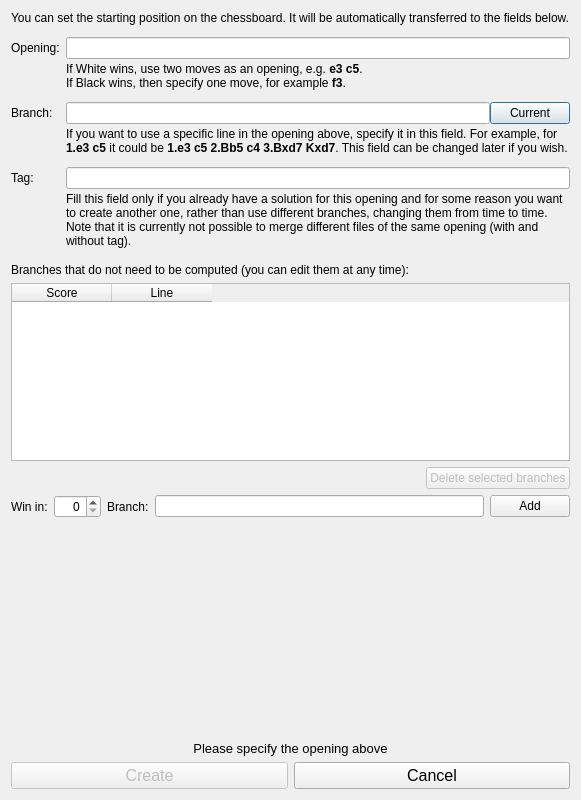
<?xml version="1.0" encoding="UTF-8"?>
<ui version="4.0">
 <class>SolutionDialog</class>
 <widget class="QDialog" name="SolutionDialog">
  <property name="windowModality">
   <enum>Qt::WindowModal</enum>
  </property>
  <property name="geometry">
   <rect>
    <x>0</x>
    <y>0</y>
    <width>537</width>
    <height>800</height>
   </rect>
  </property>
  <property name="minimumSize">
   <size>
    <width>0</width>
    <height>800</height>
   </size>
  </property>
  <property name="windowTitle">
   <string>Create a new solution</string>
  </property>
  <property name="modal">
   <bool>true</bool>
  </property>
  <layout class="QVBoxLayout" name="verticalLayout">
   <item>
    <widget class="QLabel" name="label_4">
     <property name="text">
      <string>You can set the starting position on the chessboard. It will be automatically transferred to the fields below.</string>
     </property>
     <property name="textFormat">
      <enum>Qt::AutoText</enum>
     </property>
    </widget>
   </item>
   <item>
    <spacer name="verticalSpacer_11">
     <property name="orientation">
      <enum>Qt::Vertical</enum>
     </property>
     <property name="sizeType">
      <enum>QSizePolicy::Fixed</enum>
     </property>
     <property name="sizeHint" stdset="0">
      <size>
       <width>20</width>
       <height>6</height>
      </size>
     </property>
    </spacer>
   </item>
   <item>
    <layout class="QFormLayout" name="formLayout">
     <property name="verticalSpacing">
      <number>3</number>
     </property>
     <property name="topMargin">
      <number>0</number>
     </property>
     <item row="0" column="0">
      <widget class="QLabel" name="label">
       <property name="text">
        <string>Opening:</string>
       </property>
      </widget>
     </item>
     <item row="0" column="1">
      <widget class="QLineEdit" name="line_Opening">
       <property name="maxLength">
        <number>50</number>
       </property>
      </widget>
     </item>
     <item row="1" column="1">
      <widget class="QLabel" name="label_Opening">
       <property name="sizePolicy">
        <sizepolicy hsizetype="Minimum" vsizetype="Minimum">
         <horstretch>0</horstretch>
         <verstretch>0</verstretch>
        </sizepolicy>
       </property>
       <property name="text">
        <string>If White wins, use two moves as an opening, e.g. &lt;b&gt;e3 c5&lt;/b&gt;.&lt;br&gt;If Black wins, then specify one move, for example &lt;b&gt;f3&lt;/b&gt;.</string>
       </property>
       <property name="textFormat">
        <enum>Qt::RichText</enum>
       </property>
       <property name="wordWrap">
        <bool>true</bool>
       </property>
      </widget>
     </item>
     <item row="2" column="1">
      <spacer name="verticalSpacer_2">
       <property name="orientation">
        <enum>Qt::Vertical</enum>
       </property>
       <property name="sizeHint" stdset="0">
        <size>
         <width>20</width>
         <height>6</height>
        </size>
       </property>
      </spacer>
     </item>
     <item row="3" column="0">
      <widget class="QLabel" name="label_2">
       <property name="text">
        <string>Branch:</string>
       </property>
      </widget>
     </item>
     <item row="4" column="1">
      <widget class="QLabel" name="label_Branch">
       <property name="text">
        <string>&lt;html&gt;&lt;head/&gt;&lt;body&gt;&lt;p&gt;If you want to use a specific line in the opening above, specify it in this field. For example, for &lt;span style=&quot; font-weight:600;&quot;&gt;1.e3 c5&lt;/span&gt; it could be &lt;span style=&quot; font-weight:600;&quot;&gt;1.e3 c5 2.Bb5 c4 3.Bxd7 Kxd7&lt;/span&gt;. This field can be changed later if you wish.&lt;/p&gt;&lt;/body&gt;&lt;/html&gt;</string>
       </property>
       <property name="textFormat">
        <enum>Qt::RichText</enum>
       </property>
       <property name="wordWrap">
        <bool>true</bool>
       </property>
      </widget>
     </item>
     <item row="5" column="1">
      <spacer name="verticalSpacer_3">
       <property name="orientation">
        <enum>Qt::Vertical</enum>
       </property>
       <property name="sizeHint" stdset="0">
        <size>
         <width>20</width>
         <height>6</height>
        </size>
       </property>
      </spacer>
     </item>
     <item row="6" column="0">
      <widget class="QLabel" name="label_3">
       <property name="text">
        <string>Tag:</string>
       </property>
      </widget>
     </item>
     <item row="6" column="1">
      <widget class="QLineEdit" name="line_Tag">
       <property name="maxLength">
        <number>20</number>
       </property>
      </widget>
     </item>
     <item row="7" column="1">
      <widget class="QLabel" name="label_Tag">
       <property name="text">
        <string>Fill this field only if you already have a solution for this opening and for some reason you want to create another one, rather than use different branches, changing them from time to time. Note that it is currently not possible to merge different files of the same opening (with and without tag).</string>
       </property>
       <property name="textFormat">
        <enum>Qt::RichText</enum>
       </property>
       <property name="wordWrap">
        <bool>true</bool>
       </property>
      </widget>
     </item>
     <item row="8" column="1">
      <spacer name="verticalSpacer_4">
       <property name="orientation">
        <enum>Qt::Vertical</enum>
       </property>
       <property name="sizeHint" stdset="0">
        <size>
         <width>20</width>
         <height>6</height>
        </size>
       </property>
      </spacer>
     </item>
     <item row="1" column="0">
      <spacer name="verticalSpacer_5">
       <property name="orientation">
        <enum>Qt::Vertical</enum>
       </property>
       <property name="sizeHint" stdset="0">
        <size>
         <width>20</width>
         <height>1</height>
        </size>
       </property>
      </spacer>
     </item>
     <item row="4" column="0">
      <spacer name="verticalSpacer_6">
       <property name="orientation">
        <enum>Qt::Vertical</enum>
       </property>
       <property name="sizeHint" stdset="0">
        <size>
         <width>20</width>
         <height>1</height>
        </size>
       </property>
      </spacer>
     </item>
     <item row="7" column="0">
      <spacer name="verticalSpacer_7">
       <property name="orientation">
        <enum>Qt::Vertical</enum>
       </property>
       <property name="sizeHint" stdset="0">
        <size>
         <width>20</width>
         <height>40</height>
        </size>
       </property>
      </spacer>
     </item>
     <item row="2" column="0">
      <spacer name="verticalSpacer_8">
       <property name="orientation">
        <enum>Qt::Vertical</enum>
       </property>
       <property name="sizeHint" stdset="0">
        <size>
         <width>20</width>
         <height>1</height>
        </size>
       </property>
      </spacer>
     </item>
     <item row="5" column="0">
      <spacer name="verticalSpacer_9">
       <property name="orientation">
        <enum>Qt::Vertical</enum>
       </property>
       <property name="sizeHint" stdset="0">
        <size>
         <width>20</width>
         <height>1</height>
        </size>
       </property>
      </spacer>
     </item>
     <item row="3" column="1">
      <layout class="QHBoxLayout" name="horizontalLayout_4">
       <property name="topMargin">
        <number>0</number>
       </property>
       <item>
        <widget class="QLineEdit" name="line_Branch">
         <property name="maxLength">
          <number>500</number>
         </property>
        </widget>
       </item>
       <item>
        <widget class="QPushButton" name="btn_setCurrent">
         <property name="text">
          <string>Current</string>
         </property>
        </widget>
       </item>
      </layout>
     </item>
    </layout>
   </item>
   <item>
    <widget class="QLabel" name="label_8">
     <property name="baseSize">
      <size>
       <width>400</width>
       <height>400</height>
      </size>
     </property>
     <property name="text">
      <string>Branches that do not need to be computed (you can edit them at any time):</string>
     </property>
    </widget>
   </item>
   <item>
    <widget class="QTableWidget" name="table_BranchesToSkip">
     <property name="sizeAdjustPolicy">
      <enum>QAbstractScrollArea::AdjustToContents</enum>
     </property>
     <property name="editTriggers">
      <set>QAbstractItemView::NoEditTriggers</set>
     </property>
     <property name="selectionBehavior">
      <enum>QAbstractItemView::SelectRows</enum>
     </property>
     <column>
      <property name="text">
       <string>Score</string>
      </property>
     </column>
     <column>
      <property name="text">
       <string>Line</string>
      </property>
     </column>
    </widget>
   </item>
   <item>
    <layout class="QHBoxLayout" name="horizontalLayout_3">
     <property name="topMargin">
      <number>0</number>
     </property>
     <item>
      <spacer name="horizontalSpacer">
       <property name="orientation">
        <enum>Qt::Horizontal</enum>
       </property>
       <property name="sizeHint" stdset="0">
        <size>
         <width>40</width>
         <height>20</height>
        </size>
       </property>
      </spacer>
     </item>
     <item>
      <widget class="QPushButton" name="btn_DeleteSelectedBranches">
       <property name="enabled">
        <bool>false</bool>
       </property>
       <property name="text">
        <string>Delete selected branches</string>
       </property>
      </widget>
     </item>
    </layout>
   </item>
   <item>
    <layout class="QHBoxLayout" name="horizontalLayout_2">
     <property name="topMargin">
      <number>0</number>
     </property>
     <item>
      <widget class="QLabel" name="label_11">
       <property name="sizePolicy">
        <sizepolicy hsizetype="Minimum" vsizetype="Minimum">
         <horstretch>0</horstretch>
         <verstretch>0</verstretch>
        </sizepolicy>
       </property>
       <property name="text">
        <string>Win in:</string>
       </property>
      </widget>
     </item>
     <item>
      <widget class="QSpinBox" name="spinBox_WinIn">
       <property name="alignment">
        <set>Qt::AlignRight|Qt::AlignTrailing|Qt::AlignVCenter</set>
       </property>
       <property name="minimum">
        <number>0</number>
       </property>
       <property name="maximum">
        <number>199</number>
       </property>
       <property name="value">
        <number>0</number>
       </property>
      </widget>
     </item>
     <item>
      <widget class="QLabel" name="label_10">
       <property name="text">
        <string>Branch:</string>
       </property>
      </widget>
     </item>
     <item>
      <widget class="QLineEdit" name="line_BranchToSkip">
       <property name="maxLength">
        <number>500</number>
       </property>
      </widget>
     </item>
     <item>
      <widget class="QPushButton" name="btn_AddBranchToSkip">
       <property name="text">
        <string>Add</string>
       </property>
      </widget>
     </item>
    </layout>
   </item>
   <item>
    <spacer name="verticalSpacer_10">
     <property name="orientation">
      <enum>Qt::Vertical</enum>
     </property>
     <property name="sizeType">
      <enum>QSizePolicy::Fixed</enum>
     </property>
     <property name="sizeHint" stdset="0">
      <size>
       <width>20</width>
       <height>40</height>
      </size>
     </property>
    </spacer>
   </item>
   <item>
    <spacer name="verticalSpacer">
     <property name="orientation">
      <enum>Qt::Vertical</enum>
     </property>
     <property name="sizeHint" stdset="0">
      <size>
       <width>20</width>
       <height>40</height>
      </size>
     </property>
    </spacer>
   </item>
   <item>
    <widget class="QLabel" name="label_Info">
     <property name="font">
      <font>
       <pointsize>10</pointsize>
      </font>
     </property>
     <property name="text">
      <string>Please specify the opening above</string>
     </property>
     <property name="alignment">
      <set>Qt::AlignCenter</set>
     </property>
     <property name="wordWrap">
      <bool>true</bool>
     </property>
    </widget>
   </item>
   <item>
    <layout class="QHBoxLayout" name="horizontalLayout">
     <property name="topMargin">
      <number>0</number>
     </property>
     <item>
      <widget class="QPushButton" name="btn_OK">
       <property name="enabled">
        <bool>false</bool>
       </property>
       <property name="font">
        <font>
         <pointsize>12</pointsize>
        </font>
       </property>
       <property name="text">
        <string>Create</string>
       </property>
      </widget>
     </item>
     <item>
      <widget class="QPushButton" name="btn_Cancel">
       <property name="font">
        <font>
         <pointsize>12</pointsize>
        </font>
       </property>
       <property name="text">
        <string>Cancel</string>
       </property>
      </widget>
     </item>
    </layout>
   </item>
  </layout>
 </widget>
 <tabstops>
  <tabstop>line_Opening</tabstop>
  <tabstop>line_Tag</tabstop>
  <tabstop>table_BranchesToSkip</tabstop>
  <tabstop>btn_DeleteSelectedBranches</tabstop>
  <tabstop>spinBox_WinIn</tabstop>
  <tabstop>line_BranchToSkip</tabstop>
  <tabstop>btn_AddBranchToSkip</tabstop>
  <tabstop>btn_OK</tabstop>
  <tabstop>btn_Cancel</tabstop>
 </tabstops>
 <resources/>
 <connections>
  <connection>
   <sender>btn_Cancel</sender>
   <signal>clicked()</signal>
   <receiver>SolutionDialog</receiver>
   <slot>reject()</slot>
   <hints>
    <hint type="sourcelabel">
     <x>447</x>
     <y>789</y>
    </hint>
    <hint type="destinationlabel">
     <x>129</x>
     <y>129</y>
    </hint>
   </hints>
  </connection>
 </connections>
</ui>
